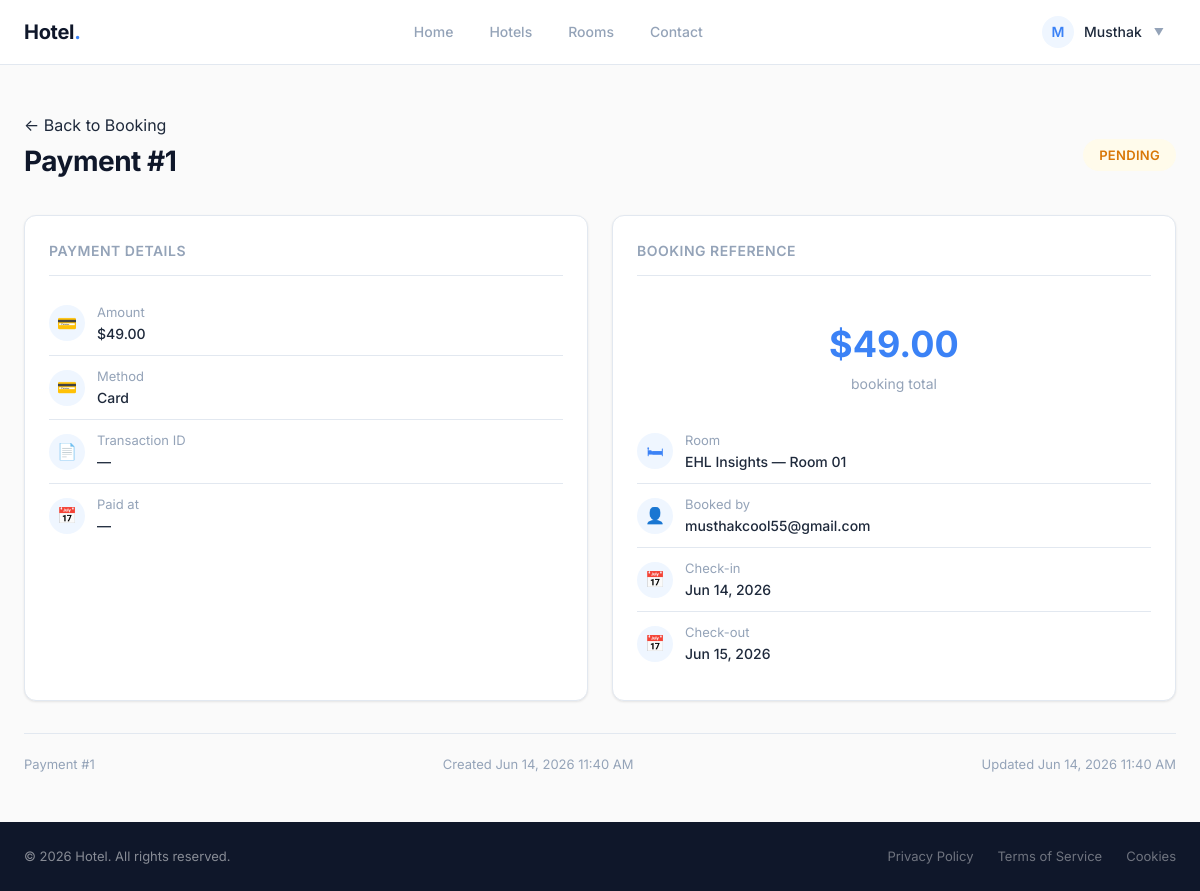
Page /payments/1/ (signed in) on the committed database.
### accounts/models.py (models this page shows, shortened)
class CustomUser(AbstractUser):
    ROLE_CHOICES = (
        ("customer", "Customer"),
        ("owner", "Hotel Owner"),
    )
    email = models.EmailField(unique=True)
    phone_number = models.CharField(
        max_length=15,
        blank=True
    )
    role = models.CharField(
        max_length=20,
        choices=ROLE_CHOICES,
        default="customer"
    )
    USERNAME_FIELD = "email"
    REQUIRED_FIELDS = ["username"]

### payments/models.py (models this page shows, shortened)
class Payment(models.Model):
    PAYMENT_METHODS = (
        ("card", "Card"),
        ("paypal", "PayPal"),
        ("bank", "Bank Transfer"),
        ("cash", "Cash"),
    )
    PAYMENT_STATUS = (
        ("pending", "Pending"),
        ("completed", "Completed"),
        ("failed", "Failed"),
        ("refunded", "Refunded"),
    )
    booking = models.OneToOneField(
        Booking,
        on_delete=models.CASCADE,
        related_name="payment"
    )
    amount = models.DecimalField(
        max_digits=10,
        decimal_places=2
    )
    payment_method = models.CharField(
        max_length=20,
        choices=PAYMENT_METHODS
    )
    transaction_id = models.CharField(
        max_length=255,
        blank=True
    )
    status = models.CharField(
        max_length=20,
        choices=PAYMENT_STATUS,
        default="pending"
    )
    paid_at = models.DateTimeField(
        blank=True,
        null=True
    )
    created_at = models.DateTimeField(
        auto_now_add=True
    )
    updated_at = models.DateTimeField(
        auto_now=True
    )

### bookings/models.py (models this page shows, shortened)
class Booking(models.Model):
    STATUS_CHOICES = (
        ("pending", "Pending"),
        ("confirmed", "Confirmed"),
        ("cancelled", "Cancelled"),
        ("completed", "Completed"),
    )
    user = models.ForeignKey(
        CustomUser,
        on_delete=models.CASCADE,
        related_name="bookings"
    )
    room = models.ForeignKey(
        Room,
        on_delete=models.CASCADE,
        related_name="bookings"
    )
    check_in = models.DateField()
    check_out = models.DateField()
    guests = models.PositiveIntegerField(default=1)
    total_price = models.DecimalField(
        max_digits=10,
        decimal_places=2,
        default=0
    )
    status = models.CharField(
        max_length=20,
        choices=STATUS_CHOICES,
        default="pending"
    )
    created_at = models.DateTimeField(
        auto_now_add=True
    )
    updated_at = models.DateTimeField(
        auto_now=True
    )

### rooms/models.py (models this page shows, shortened)
class Room(models.Model):
    ROOM_TYPES = (
        ("single", "Single"),
        ("double", "Double"),
        ("deluxe", "Deluxe"),
        ("suite", "Suite"),
        ("family", "Family"),
    )
    hotel = models.ForeignKey(
        Hotel,
        on_delete=models.CASCADE,
        related_name="rooms"
    )
    room_number = models.CharField(max_length=20)
    room_type = models.CharField(
        max_length=20,
        choices=ROOM_TYPES
    )
    description = models.TextField(blank=True)
    price_per_night = models.DecimalField(
        max_digits=10,
        decimal_places=2
    )
    capacity = models.PositiveIntegerField(default=1)
    total_rooms = models.PositiveIntegerField(default=1)
    available_rooms = models.PositiveIntegerField(default=1)
    image = models.ImageField(
        upload_to="rooms/",
        blank=True,
        null=True
    )
    is_available = models.BooleanField(default=True)
    created_at = models.DateTimeField(auto_now_add=True)
    updated_at = models.DateTimeField(auto_now=True)
    class Meta:
        ordering = ["-created_at"]

### hotels/models.py (models this page shows, shortened)
class Hotel(models.Model):
    owner = models.ForeignKey(
        CustomUser,
        on_delete=models.CASCADE,
        related_name="hotels"
    )
    name = models.CharField(max_length=200)
    description = models.TextField()
    address = models.TextField()
    city = models.CharField(max_length=100)
    country = models.CharField(max_length=100)
    phone_number = models.CharField(max_length=15, blank=True)
    email = models.EmailField(blank=True)
    image = models.ImageField(
        upload_to="hotels/",
        blank=True,
        null=True
    )
    is_active = models.BooleanField(default=True)
    created_at = models.DateTimeField(auto_now_add=True)
    updated_at = models.DateTimeField(auto_now=True)

### payments/views.py (the view)
class PaymentDetailView(
    LoginRequiredMixin,
    DetailView
):
    model = Payment
    template_name = (
        "payments/payment_detail.html"
    )
    context_object_name = "payment"
    def get_object(self, queryset=None):
        obj = super().get_object(queryset=queryset)
        if obj.booking.user != self.request.user:
            raise Http404
        return obj

### payments/templates/payments/payment_detail.html (shortened to what this page needs)
{% extends "base.html" %}
{% block content %}
<div class="container">
  <a href="{% url 'bookings:booking_detail' payment.booking.id %}" class="back-link reveal">&larr; Back to Booking</a>
  <div class="reveal">
    <div class="detail-header">
      <h1>Payment #{{ payment.id }}</h1>
      <span class="status-badge {{ payment.status }}">{{ payment.get_status_display }}</span>
    </div>
  </div>
  <div class="detail-grid">
    <div class="detail-card reveal">
      <h3>Payment Details</h3>
      <div class="info-row">
        <div class="icon">&#128179;</div>
        <div>
          <div class="label">Amount</div>
          <div class="value">${{ payment.amount }}</div>
        </div>
      </div>
      <div class="info-row">
        <div class="icon">&#128179;</div>
        <div>
          <div class="label">Method</div>
          <div class="value">{{ payment.get_payment_method_display }}</div>
        </div>
      </div>
      <div class="info-row">
        <div class="icon">&#128196;</div>
        <div>
          <div class="label">Transaction ID</div>
          <div class="value">{{ payment.transaction_id|default:"—" }}</div>
        </div>
      </div>
      <div class="info-row">
        <div class="icon">&#128197;</div>
        <div>
          <div class="label">Paid at</div>
          <div class="value">{{ payment.paid_at|date:"M j, Y g:i A"|default:"—" }}</div>
        </div>
      </div>
    </div>
    <div class="detail-card reveal">
      <h3>Booking Reference</h3>
      <div class="price-display">
        <div class="amount">${{ payment.booking.total_price }}</div>
        <div class="period">booking total</div>
      </div>
      <div class="info-row">
        <div class="icon">&#128719;</div>
        <div>
          <div class="label">Room</div>
          <div class="value">{{ payment.booking.room.hotel.name }} — Room {{ payment.booking.room.room_number }}</div>
        </div>
      </div>
      <div class="info-row">
        <div class="icon">&#128100;</div>
        <div>
          <div class="label">Booked by</div>
          <div class="value">{{ payment.booking.user.email }}</div>
        </div>
      </div>
      <div class="info-row">
        <div class="icon">&#128197;</div>
        <div>
          <div class="label">Check-in</div>
          <div class="value">{{ payment.booking.check_in|date:"M j, Y" }}</div>
        </div>
      </div>
      <div class="info-row">
        <div class="icon">&#128197;</div>
        <div>
          <div class="label">Check-out</div>
          <div class="value">{{ payment.booking.check_out|date:"M j, Y" }}</div>
        </div>
      </div>
    </div>
  </div>
  <div class="detail-meta-footer reveal">
    <span>Payment #{{ payment.id }}</span>
    <span>Created {{ payment.created_at|date:"M j, Y g:i A" }}</span>
    {% if payment.updated_at != payment.created_at %}
    <span>Updated {{ payment.updated_at|date:"M j, Y g:i A" }}</span>
    {% endif %}
  </div>
</div>
{% endblock content %}

### templates/base.html (shortened to what this page needs)
<!doctype html>
<html lang="en">
  <head>
  </head>
  <body>
    <nav>
      <div class="container">
        <a href="{% url 'home' %}" class="logo">Hotel<span>.</span></a>
        <ul class="nav-links">
          <li>
            <a
              href="{% url 'home' %}"
              class="{% if request.path == '/' %}active{% endif %}"
              >Home</a
            >
          </li>
          <li>
            <a
              href="{% url 'hotels:hotel_list' %}"
              class="{% if '/hotels/' in request.path %}active{% endif %}"
              >Hotels</a
            >
          </li>
          <li>
            <a
              href="{% url 'rooms:room_list' %}"
              class="{% if '/rooms/' in request.path %}active{% endif %}"
              >Rooms</a
            >
          </li>
          <li><a href="{% url 'contact' %}" class="{% if '/accounts/contact/' in request.path %}active{% endif %}">Contact</a></li>
        </ul>
        <div class="nav-actions">
          {% if user.is_authenticated %}
          <div class="user-menu" id="userMenu">
            <div class="user-badge" id="userToggle">
              <span class="avatar">{{ user.username|first|upper }}</span>
              <span>{{ user.username }}</span>
              <span class="chevron" id="chevron">&#9660;</span>
            </div>
          </div>
          {% else %}
          <a href="{% url 'login' %}" class="btn">Log in</a>
          <a href="{% url 'signup' %}" class="btn btn-primary">Sign up</a>
          {% endif %}
        </div>
      </div>
    </nav>
    <main class="fade-in">
       {% block content %}{% endblock content %}
    </main>
    <footer>
      <div class="container">
        <div class="footer-inner">
          <p>&copy; {% now "Y" %} Hotel. All rights reserved.</p>
          <div class="footer-links">
            <a href="#">Privacy Policy</a>
            <a href="#">Terms of Service</a>
            <a href="#">Cookies</a>
          </div>
        </div>
      </div>
    </footer>
  </body>
</html>

### rows in the picture
CustomUser: username|first "M", username "Musthak"
Payment: id "1", status "PENDING", amount "49.00", payment_method "Card", transaction_id "—", paid_at "—", booking.total_price "49.00", booking.room.hotel.name "EHL Insights", booking.room.room_number "01", booking.user.email "musthakcool55@gmail.com", booking.check_in "Jun 14, 2026", booking.check_out "Jun 15, 2026", created_at "Jun 14, 2026 11:40 AM", updated_at "Jun 14, 2026 11:40 AM"
